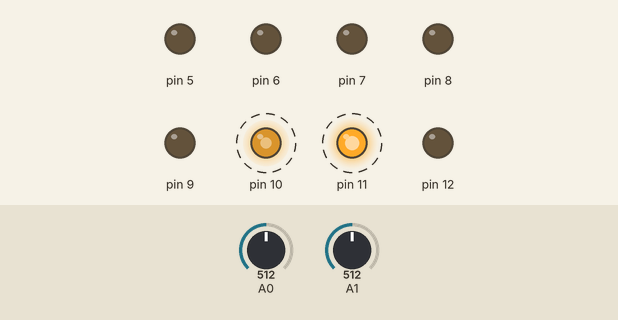
Recording of a sketch running on a simulated Arduino Uno, built with avr-gcc and run on an emulated ATmega328P. On the bench: output pins drawn as LEDs (lit = HIGH). Dashed ring = blinking. Inputs (shaded band) come from the test bench; at power-on: A0 = 512, A1 = 512.

Above: at 15.0 s.
15.3 s: A0 set to 541
At 16.1 s:
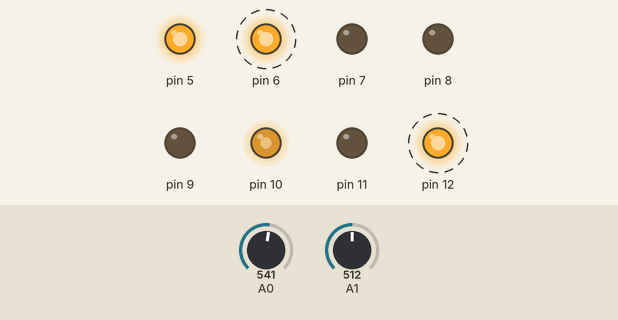
18.3 s: A1 set to 536
At 18.4 s:
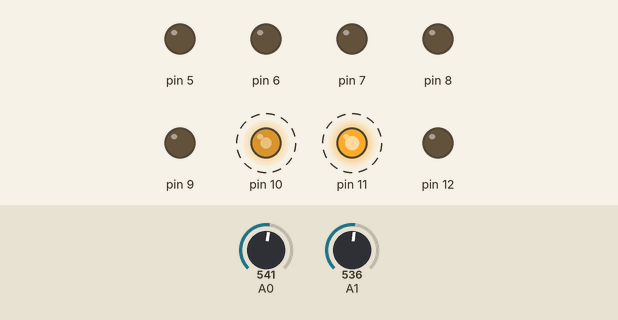
21.3 s: A0 set to 511
At 21.9 s:
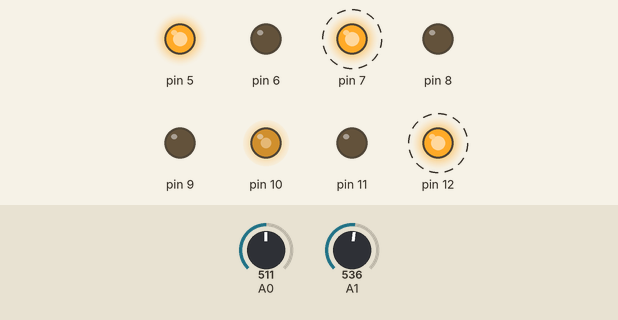
24.3 s: A0 set to 716
At 25.45 s:
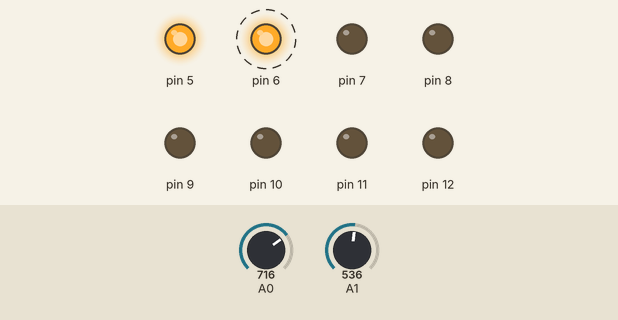
27.3 s: A0 set to 306
At 28.26 s:
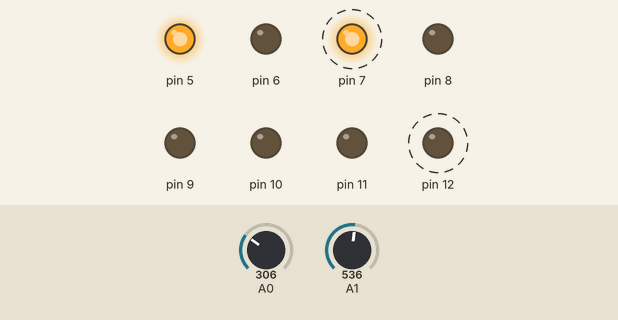
Timing chart, 0 to 31.3 s (numbered marks = the images above; inputs shaded):
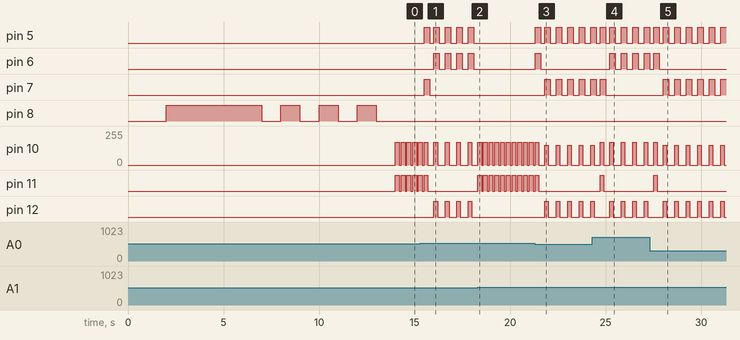

The sketch:

moto-car-robot.ino
```cpp
#include "motocarroMotors.h"
#include "motocarroLeds.h"
#include "motocarroPhtCell.h"

//create a Motocarro objects
MotocarroMotors motor;
MotocarroLeds redLed;
MotocarroLeds yelLed;
MotocarroEye eLeft;
MotocarroEye eRight;
char lastTurn = 'N';


void setup() {
  // put your setup code here, to run once:
  //set the pins and light reference for photocells
  eLeft.setEye(0);
  eRight.setEye(1);
  //set the pins for the H bridge
  motor.setEngineH(5, 6, 7, 10,  11, 12, 1000);
  //set the pins for leds
  redLed.setLed(8);
  yelLed.setLed(9);
  //start lightning for testing advise
  redLed.adviseTest();
  //run test for motors
  //motor.testEngine();


  //Serial.begin(9600);
}

void loop() {

  //test if motors works correctly
  //yelLed.turnOn(100);
  // yelLed.turnOff(500);
  //motor.goStraight(150, 100);
  runCar();
  /*
   yelLed.turnOn(100);
   yelLed.turnOff(500);

   motor.goRight(255, 150, 100);
  */
}


void runCar() {
  //store the references in variables
  int refL = eLeft.getRef();
  int refR = eRight.getRef();

  //read the actual light using the sensor
  int left = eLeft.readLight();
  int right = eRight.readLight();

  //if there is more light on the left side of the car
  if (left < (right - 15) ) {
    if (lastTurn == 'L') {
      motor.stopM(100);
      motor.backRight(255, 150, 200);
      motor.stopM(100);
    }
    else {
      motor.goLeft(255, 170, 200);

    }
    lastTurn = 'L'; //right
  }

  //if there is more light on the right side of the car
  else if (right < (left - 15)) {
    if (lastTurn == 'R') {
      motor.stopM(100);
      motor.backLeft(255, 170, 200);
      motor.stopM(100);
    }
    else {
      motor.goRight(255, 170, 200);
    }
    lastTurn = 'R'; //left
  }
  //if there is more light on the both eyes
  /*
   else if(left > refL && right > refR){
     if(lastTurn=='L'){
       motor.stopM(100);
       motor.backRight(255, 150,200);
       motor.stopM(100);
       motor.goLeft(255,150, 200);
     }
     else{
       motor.stopM(100);
       motor.backLeft(255, 150,200);
       motor.stopM(100);
       motor.goRight(255,150, 200);
     }
   }
  */
  else {
    motor.goStraight(170, 200);
    lastTurn = 'N';
  }
  /*
   Serial.print("left--");
  Serial.print(left);
  Serial.print("right--");
  Serial.print(right);
  Serial.print("Lturn--");
  Serial.println(lastTurn);
  Serial.print("refL");
  Serial.print(refL);
  Serial.print("refR");
  Serial.println(refR);

  */
}
```

MotocarroLeds.h
```cpp
#include <Arduino.h>


class MotocarroLeds{

private:
  byte led;

public:

  void setLed(byte pinLed){
 // set pins
      led= pinLed;

 // wake up pins!!!
      pinMode(led, OUTPUT);

 // turn off led

      digitalWrite(led, LOW);
  }

// lights for test
  void adviseTest(){

    turnOn(5000);
    turnOff(1000);
    turnOn(1000);
    turnOff(1000);
    turnOn(1000);
    turnOff(1000);
    turnOn(1000);
    turnOff(1000);

  }

// power on the led
  void turnOn(int timer){
    digitalWrite(led, HIGH);
    delay(timer);
  }
  // power off the led
  void turnOff(int timer){
    digitalWrite(led, LOW);
    delay(timer);
  }


};
```

MotocarroMotors.h
```cpp
#include <Arduino.h>


class MotocarroMotors {

  private:
    byte motorLeft;
    byte motorRight;
    byte _pin1Mot1;
    byte _pin2Mot1;
    byte _pin1Mot2;
    byte _pin2Mot2;
    byte _enable1;
    byte _enable2;
    byte powerMotor[3];
    byte directionMotor[3];


  public:

    void setEngineH(byte enable1, byte pin1Mot1, byte pin2Mot1, byte enable2, byte pin1Mot2, byte pin2Mot2, int tiem) {
      // set pins
      _pin1Mot1 =  pin1Mot1;
      _pin2Mot1 =  pin2Mot1;
      _pin1Mot2 =  pin1Mot2;
      _pin2Mot2 =  pin2Mot2;
      _enable1 =  enable1;
      _enable2 =  enable2;
      // wake up pins!!!
      pinMode(_pin1Mot1, OUTPUT);
      pinMode(_pin2Mot1, OUTPUT);
      pinMode(_pin1Mot2, OUTPUT);
      pinMode(_pin2Mot2, OUTPUT);
      pinMode(_enable1, OUTPUT);
      pinMode(_enable2, OUTPUT);

      // set the two engines
      //1
      powerMotor[0] = {_pin1Mot2};
      powerMotor[1] = {_pin2Mot2};
      powerMotor[2] = {_enable2};
      //2
      directionMotor[0] = {_pin1Mot1};
      directionMotor[1] = {_pin2Mot1};
      directionMotor[2] = {_enable1};

      // start the engine -- no power-- turn off the engine

      stopGas(powerMotor, tiem);

      // neutral direction

      stopGas(directionMotor, tiem);

    }

    //test for the engines
    void testEngine() {
      //test the engine moving forward, backward and testing direction
      gas(powerMotor, 120, 200);
      gas(powerMotor, 150, 200);
      stopGas(powerMotor, 1000);
      reverse(powerMotor, 120, 200);
      reverse(powerMotor, 150, 200);
      stopGas(powerMotor, 1000);
      gas(directionMotor, 255, 1000);
      stopGas(directionMotor, 500);
      reverse(directionMotor, 255, 1000);
      stopGas(directionMotor, 1000);

/*
      //unncomment for combinated motors test
      goLeft(255, 150, 1000);
      backLeft(255, 150, 1000);
      goRight(255, 150, 1000);
      backRight(255, 150, 1000);
*/
    }

    // no power for the engine
    void stopGas(byte motor [], int mytime) {
      digitalWrite(motor[0], LOW);
      digitalWrite(motor[1], LOW);
      analogWrite(motor[2], 0);
      delay(mytime);
    }

    // engine on
    void gas(byte motor [], byte power, int mytime) {
      digitalWrite(motor[0], HIGH);
      digitalWrite(motor[1], LOW);
      analogWrite(motor[2], power);
      delay(mytime);
    }

    // reverse

    void reverse(byte motor [], byte power, int mytime) {
      digitalWrite(motor[0], LOW);
      digitalWrite(motor[1], HIGH);
      analogWrite(motor[2], power);
      delay(mytime);
    }

    void stopM(int mytime){
      stopGas(powerMotor, mytime);
    }
    void goRight(byte amount, byte power, int mytime) {
      digitalWrite(directionMotor[0], LOW);
      digitalWrite(directionMotor[1], HIGH);
      analogWrite(directionMotor[2], amount);
      digitalWrite(powerMotor[0], HIGH);
      digitalWrite(powerMotor[1], LOW);
      analogWrite(powerMotor[2], power);
      delay(mytime);
      stopGas(powerMotor, 100);
      stopGas(directionMotor, 100);
    }

    void goLeft(byte amount, byte power, int mytime) {
      digitalWrite(directionMotor[0], HIGH);
      digitalWrite(directionMotor[1], LOW);
      analogWrite(directionMotor[2], amount);
      digitalWrite(powerMotor[0], HIGH);
      digitalWrite(powerMotor[1], LOW);
      analogWrite(powerMotor[2], power);
      delay(mytime);
      stopGas(powerMotor, 100);
      stopGas(directionMotor, 100);
    }

    void goStraight( byte power, int mytime) {
      analogWrite(powerMotor[2], power);
      digitalWrite(powerMotor[0], HIGH);
      digitalWrite(powerMotor[1], LOW);

      delay(mytime);
      stopGas(powerMotor, 100);
    }

    void backRight(byte amount, byte power, int mytime) {
      digitalWrite(directionMotor[0], LOW);
      digitalWrite(directionMotor[1], HIGH);
      analogWrite(directionMotor[2], amount);
      digitalWrite(powerMotor[0], LOW);
      digitalWrite(powerMotor[1], HIGH);
      analogWrite(powerMotor[2], power);
      delay(mytime);
      stopGas(powerMotor, 100);
      stopGas(directionMotor, 100);
    }

    void backLeft(byte amount, byte power, int mytime) {
      digitalWrite(directionMotor[0], HIGH);
      digitalWrite(directionMotor[1], LOW);
      analogWrite(directionMotor[2], amount);
      digitalWrite(powerMotor[0], LOW);
      digitalWrite(powerMotor[1], HIGH);
      analogWrite(powerMotor[2], power);
      delay(mytime);
      stopGas(powerMotor, 100);
      stopGas(directionMotor, 100);
    }
};
```

MotocarroPhtCell.h
```cpp
#include <Arduino.h>


class MotocarroEye {

  private:
    byte eye;
    int eyeRef;

  public:

    void setEye(byte pinEye) {
      // set pins
      eye = pinEye;

      // wake up pins!!!
      pinMode(eye, INPUT);

      eyeRef = analogRead(eye);
    }

    void setRef() {
      eyeRef = analogRead(eye);
    }

    int getRef(){
      return eyeRef;
    }

    int readLight() {
      return analogRead(eye);
    }

};
```

Measured:
- the behaviour switches between 527 and 528 on A0 (found by bisection; images 0 and 1)
- the behaviour switches between 525 and 526 on A1 (found by bisection; images 1 and 2)
- after the input at 15.3 s, pin 5: goes HIGH 0.30 s, LOW 0.20 s, 3 × (HIGH 0.30 s, LOW 0.30 s), HIGH 0.30 s, then LOW, starting after 0.20 s; pin 6: alternates HIGH for 0.30 s and LOW for 0.30 s, starting after 0.70 s
- after the input at 18.3 s, pin 5, pin 6, pin 12: stops changing and stays LOW; pin 10: alternates 170/255 for 0.20 s and 0/255 for 0.10 s, starting at once; pin 11: alternates HIGH for 0.20 s and LOW for 0.10 s, starting at once
- after the input at 21.3 s, pin 5: goes HIGH 0.30 s, LOW 0.20 s, 4 × (HIGH 0.30 s, LOW 0.30 s), then HIGH, starting at once; pin 6: LOW → HIGH at once, → LOW 0.30 s later
- after the input at 24.3 s, pin 6: alternates HIGH for 0.30 s and LOW for 0.30 s, starting after 0.91 s; pin 11: LOW → HIGH after 0.41 s, → LOW 0.20 s later
- after the input at 27.3 s, pin 7: alternates HIGH for 0.30 s and LOW for 0.30 s, starting after 0.71 s; pin 11: LOW → HIGH after 0.21 s, → LOW 0.20 s later
- by itself, pin 11: alternates HIGH for 0.20 s and LOW for 0.10 s
